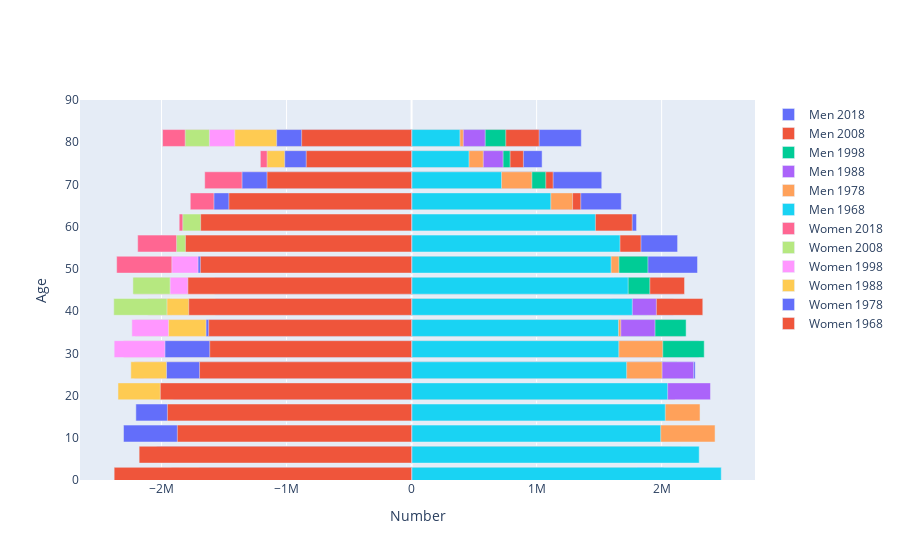

Notebook source saved alongside this figure:
### Markdown cell above
### Construct animated_population_pyramid function
        
Takes in a dataframe and creates an animated population pyramid showing the change in population over time in each decade from 1960 to 2018

### Code cell
def animated_population_pyramid(dataframe):

    # Count down by increments of 20 years
    years = range(2018,1960,-10)
    
    layout = go.Layout(barmode='overlay',
                   yaxis=go.layout.YAxis(range=[0, 90], title='Age'),
                   xaxis=go.layout.XAxis(title='Number'))

    # This makes a list of graphs, year by year
    bins = [go.Bar(x = df.loc[str(year),:].filter(regex="Male").values,
               y = [int(s[:2])+1 for s in age_ranges],
               orientation='h',
               name='Men {:d}'.format(year),
               hoverinfo='skip'
              )
            for year in years]
          
    bins += [go.Bar(x = -df.loc[str(year),:].filter(regex="Female").values,
                y=[int(s[:2])+1 for s in age_ranges],
                orientation='h',
                name='Women {:d}'.format(year),
                hoverinfo='skip',
               )
             for year in years]

    return py.iplot(dict(data=bins, layout=layout))
         
animated_population_pyramid(df)

### Figure 1 — Plotly figure (JSON) as saved in the notebook; plotly's stock layout.template omitted (floating-point values rounded to 4 significant figures)
{"data": [{"hoverinfo": "skip", "name": "Men 2018", "orientation": "h", "type": "bar", "x": [2015968, 2076882, 1917793, 1873417, 2095259, 2268214, 2297014, 2188332, 2092905, 2168240, 2287007, 2127632, 1799291, 1677298, 1521073, 1044047, 1357594], "y": [1, 6, 11, 16, 21, 26, 31, 36, 41, 46, 51, 56, 61, 66, 71, 76, 81]}, {"hoverinfo": "skip", "name": "Men 2008", "orientation": "h", "type": "bar", "x": [1885888, 1786701, 1909808, 2055526, 2107117, 2029664, 1993729, 2167269, 2329149, 2183220, 1877733, 1834642, 1764858, 1353073, 1132283, 894554, 1020399], "y": [1, 6, 11, 16, 21, 26, 31, 36, 41, 46, 51, 56, 61, 66, 71, 76, 81]}, {"hoverinfo": "skip", "name": "Men 1998", "orientation": "h", "type": "bar", "x": [1873353, 1974004, 1928691, 1779083, 1803715, 2123399, 2340661, 2195754, 1884591, 1905445, 1890103, 1527587, 1383271, 1240514, 1073130, 787888, 753199], "y": [1, 6, 11, 16, 21, 26, 31, 36, 41, 46, 51, 56, 61, 66, 71, 76, 81]}, {"hoverinfo": "skip", "name": "Men 1988", "orientation": "h", "type": "bar", "x": [1941298, 1766789, 1801219, 2123030, 2390636, 2254750, 1907242, 1947205, 1958014, 1615642, 1521025, 1472246, 1449583, 1259535, 942500, 732064, 589118], "y": [1, 6, 11, 16, 21, 26, 31, 36, 41, 46, 51, 56, 61, 66, 71, 76, 81]}, {"hoverinfo": "skip", "name": "Men 1978", "orientation": "h", "type": "bar", "x": [1799563, 2153725, 2427283, 2307110, 1972746, 2003301, 2008812, 1673289, 1597157, 1586397, 1658422, 1568652, 1353515, 1287743, 962068, 573378, 413649], "y": [1, 6, 11, 16, 21, 26, 31, 36, 41, 46, 51, 56, 61, 66, 71, 76, 81]}, {"hoverinfo": "skip", "name": "Men 1968", "orientation": "h", "type": "bar", "x": [2476800, 2300556, 1992632, 2029083, 2047919, 1720012, 1657409, 1655168, 1765430, 1732260, 1595676, 1666766, 1470296, 1113323, 719301, 459372, 386839], "y": [1, 6, 11, 16, 21, 26, 31, 36, 41, 46, 51, 56, 61, 66, 71, 76, 81]}, {"hoverinfo": "skip", "name": "Women 2018", "orientation": "h", "type": "bar", "x": [-1920537, -1983172, -1834526, -1798232, -2020552, -2216947, -2303593, -2211818, -2109059, -2219689, -2358858, -2190603, -1858746, -1770028, -1654634, -1209696, -1991688], "y": [1, 6, 11, 16, 21, 26, 31, 36, 41, 46, 51, 56, 61, 66, 71, 76, 81]}, {"hoverinfo": "skip", "name": "Women 2008", "orientation": "h", "type": "bar", "x": [-1797781, -1703831, -1819141, -1972199, -2067185, -2028566, -2011134, -2207305, -2382044, -2228958, -1909715, -1879547, -1830024, -1448740, -1276464, -1108272, -1810474], "y": [1, 6, 11, 16, 21, 26, 31, 36, 41, 46, 51, 56, 61, 66, 71, 76, 81]}, {"hoverinfo": "skip", "name": "Women 1998", "orientation": "h", "type": "bar", "x": [-1783551, -1882225, -1844071, -1730099, -1799216, -2140785, -2378834, -2237371, -1914088, -1931167, -1917430, -1565806, -1448822, -1368199, -1328854, -1135192, -1617042], "y": [1, 6, 11, 16, 21, 26, 31, 36, 41, 46, 51, 56, 61, 66, 71, 76, 81]}, {"hoverinfo": "skip", "name": "Women 1988", "orientation": "h", "type": "bar", "x": [-1855553, -1683438, -1711289, -2039996, -2348154, -2245448, -1903544, -1943815, -1956396, -1614154, -1529829, -1508037, -1581417, -1494770, -1271517, -1155202, -1413872], "y": [1, 6, 11, 16, 21, 26, 31, 36, 41, 46, 51, 56, 61, 66, 71, 76, 81]}, {"hoverinfo": "skip", "name": "Women 1978", "orientation": "h", "type": "bar", "x": [-1701291, -2039225, -2304030, -2205287, -1909683, -1959868, -1972225, -1643684, -1570916, -1576169, -1707535, -1683877, -1545585, -1580678, -1355865, -1014672, -1079102], "y": [1, 6, 11, 16, 21, 26, 31, 36, 41, 46, 51, 56, 61, 66, 71, 76, 81]}, {"hoverinfo": "skip", "name": "Women 1968", "orientation": "h", "type": "bar", "x": [-2378844, -2179020, -1873277, -1952689, -2009707, -1695894, -1614528, -1622895, -1782426, -1789294, -1689268, -1808831, -1687059, -1461305, -1156026, -842530, -879264], "y": [1, 6, 11, 16, 21, 26, 31, 36, 41, 46, 51, 56, 61, 66, 71, 76, 81]}], "layout": {"barmode": "overlay", "xaxis": {"title": {"text": "Number"}}, "yaxis": {"range": [0, 90], "title": {"text": "Age"}}}}
